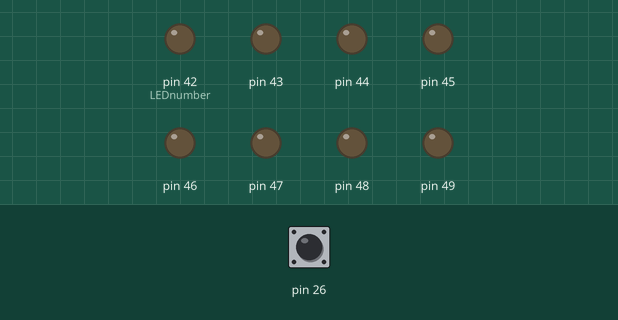
Bench run of a sketch on a simulated Arduino Mega 2560, built with avr-gcc and run on an emulated ATmega2560. On the bench: output pins drawn as LEDs (lit = HIGH). The inputs (shaded band) are chosen by the test bench; at power-on: pin 26 HIGH.

Above: at 1.2 s.
1.3 s: pin 26 pulled LOW for 0.15 s
At 1.8 s:
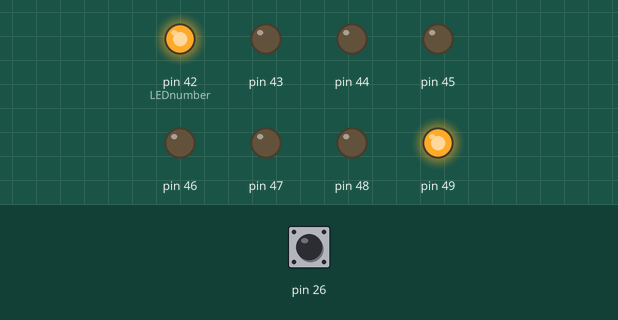
At 4.4 s:
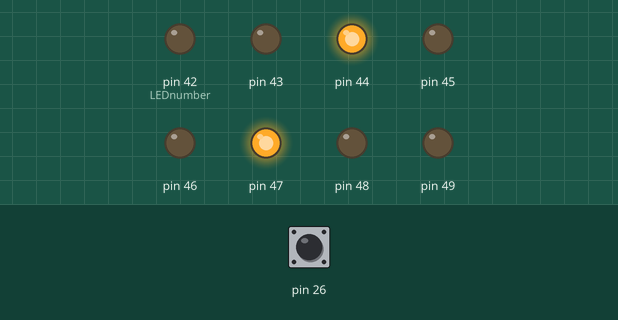
7.3 s: pin 26 pulled LOW for 1 s
At 9.1 s:
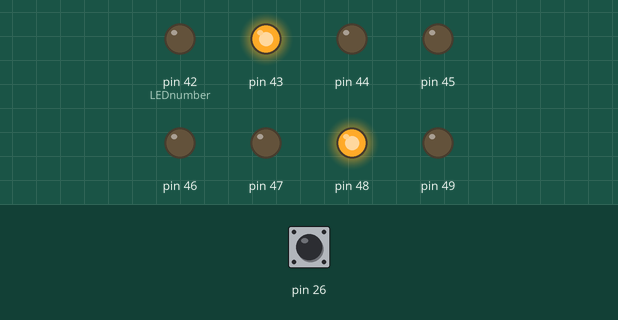
Timing chart, 0 to 13.4 s (numbered marks = the images above; inputs shaded):
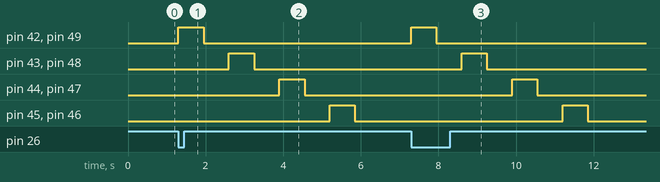

The sketch:

lab_1_chumak.ino
```cpp
boolean buttonFlag = 0;
boolean button;
int LEDnumber = 42;

void setup() {
  pinMode(26, INPUT_PULLUP);
  Serial.begin(9600);
  for(int i=42;i<50;i++){
    pinMode(i,OUTPUT);
    digitalWrite(i,0);
    }
}

void loop() {
  button = !digitalRead(26);
  if (button == 1 && buttonFlag == 0) {
    for (LEDnumber; LEDnumber <= 45; LEDnumber++) {
      digitalWrite(LEDnumber, 1);
      digitalWrite(91 - LEDnumber, 1);
      delay(650);
      digitalWrite(LEDnumber, 0);
      digitalWrite(91 - LEDnumber, 0);
      delay(650);
    }

    buttonFlag = 1;
  }

  if (button == 0 && buttonFlag == 1) {
    LEDnumber = 42;
    buttonFlag = 0;
  }
}
```

Measured:
- after the input at 1.3 s, pin 42 (LEDnumber), pin 49: LOW → HIGH at once, → LOW 0.65 s later; pin 43, pin 48: LOW → HIGH after 1.3 s, → LOW 0.65 s later; pin 44, pin 47: LOW → HIGH after 2.6 s, → LOW 0.65 s later; pin 45, pin 46: LOW → HIGH after 3.9 s, → LOW 0.65 s later
- after the input at 7.3 s, pin 42 (LEDnumber), pin 49: LOW → HIGH at once, → LOW 0.65 s later; pin 43, pin 48: LOW → HIGH after 1.3 s, → LOW 0.65 s later; pin 44, pin 47: LOW → HIGH after 2.6 s, → LOW 0.65 s later; pin 45, pin 46: LOW → HIGH after 3.9 s, → LOW 0.65 s later
